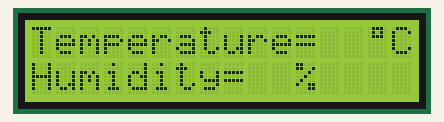
Bench run of a sketch on a simulated Arduino Uno, built with avr-gcc and run on an emulated ATmega328P. Shown: 16×2 character LCD.

Above: at 0.1 s.
At 1.1 s:
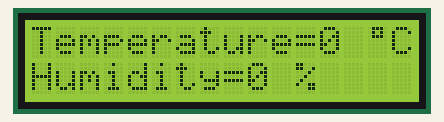

The sketch:

Electronics_Thermometer_n_Hygrometer.ino
```cpp
/*
  Electronics_Thermometer_n_Hygrometer
  Calculates Humidity and Temperature using dht11 sensor module.

  Reads data from the sensing device and displays it on a lcd.

  modified 11 December 2014
  by Harpreet Singh(A-SET Institutes)
 */

#include <LiquidCrystal.h>
#include <dht.h>

LiquidCrystal disp(2, 3, 4, 5, 6, 7, 8);

#define dhtPin A1 //no ; here. Set equal to channel sensor is on
int tem = 0;
int hue = 0;

byte degree[8] = {0b01110,
                  0b01010,
                  0b01110,
                  0b00000,
                  0b00000,
                  0b00000,
                  0b00000,
                  0b00000};

dht DHT;

void setup()
{
  disp.createChar(1, degree);
  disp.begin(16, 2);
  disp.print("Temperature=");
  disp.setCursor(14, 0);
  disp.write(1);
  disp.print('C');
  disp.setCursor(0, 1);
  disp.print("Humidity=");
  disp.setCursor(11, 1);
  disp.print('%');
  delay(1000); //Let system settle
} //end "setup()"

void loop()
{
  //This is the "heart" of the program.
  DHT.val(dhtPin);
  tem = DHT.temperature;
  disp.setCursor(12, 0);
  disp.print(tem);
  hue = DHT.humidity;
  disp.setCursor(9, 1);
  disp.print(hue);
  delay(800);
  //Don't try to access too frequently... in theory
  //should be once per two seconds, fastest,
  //but seems to work after 0.8 second.
} // end loop()
```
